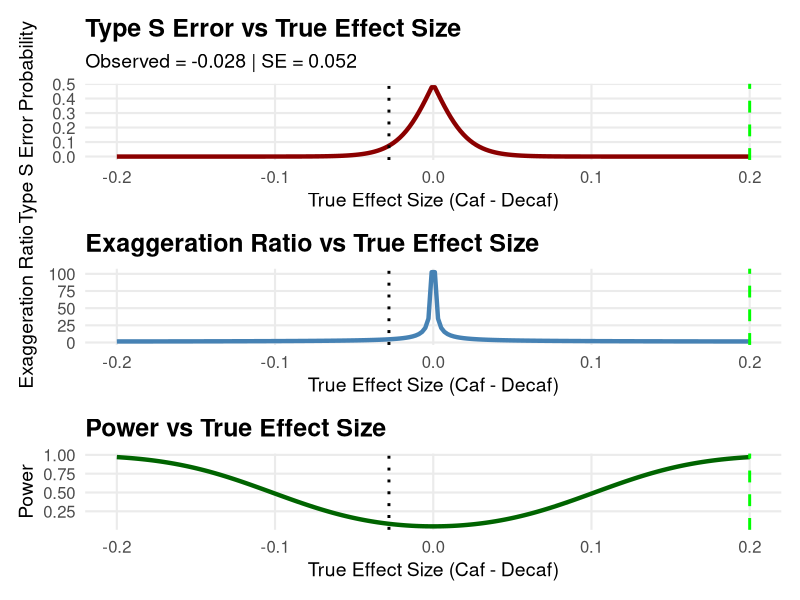

The R script that drew this image:
## ---- chunk 1
suppressPackageStartupMessages({
  library(ggplot2)
  library(patchwork)
})

# Define retrodesign closed-form function
retro_design_closed_form <- function(effect, se, alpha = 0.05) {
  z_alpha <- qnorm(1 - alpha / 2)
  # Power calculation
  power <- 1 - pnorm(z_alpha, mean = abs(effect) / se) + pnorm(-z_alpha, mean = abs(effect) / se)
  # Type S error probability
  type_s <- pnorm(-z_alpha, mean = abs(effect) / se) / power
  # Exaggeration ratio (Type M)
  exaggeration <- (abs(effect) / se + z_alpha) / (abs(effect) / se)
  return(list(power = power, type_s = type_s, type_m = exaggeration))
}

# Posterior-based inputs
observed_effect <- -0.028  # Posterior mean RD
assumed_effect <- 0.20     # Hypothetical clinically meaningful effect
se <- 0.052                # Posterior SD

# Compute retrodesign metrics for observed and assumed effects
power_observed <- retro_design_closed_form(observed_effect, se)$power
power_assumed <- retro_design_closed_form(assumed_effect, se)$power
type_s_observed <- retro_design_closed_form(observed_effect, se)$type_s
type_m_observed <- retro_design_closed_form(observed_effect, se)$type_m

# Print interpretation
cat("Observed Effect:", observed_effect, "
")
cat("Power (Observed):", round(power_observed, 3), "
")
cat("Type S Error (Observed):", round(type_s_observed, 3), "
")
cat("Type M Error (Observed):", round(type_m_observed, 3), "
")

# Range of true effects for visualization
true_effects <- seq(-0.20, 0.20, length.out = 200)
retro <- retro_design_closed_form(true_effects, se)

# Build data frame for plotting
df <- data.frame(
  TrueEffect = true_effects,
  Power = retro$power,
  TypeS = retro$type_s,
  Exaggeration = retro$type_m
)

# Custom theme
custom_theme <- theme_minimal(base_size = 16) +
  theme(plot.title = element_text(face = "bold", size = 18),
        plot.subtitle = element_text(size = 14),
        axis.title = element_text(size = 14),
        axis.text = element_text(size = 12),
        panel.grid.minor = element_blank())

# Panel 1: Type S Error
p1 <- ggplot(df, aes(x = TrueEffect, y = TypeS)) +
  geom_line(color = "darkred", size = 1.5) +
  geom_vline(xintercept = assumed_effect, linetype = "dashed", color = "green", size = 1) +
  geom_vline(xintercept = observed_effect, linetype = "dotted", color = "black", size = 1) +
  labs(title = "Type S Error vs True Effect Size",
       subtitle = paste("Observed =", observed_effect, "| SE =", round(se, 4)),
       x = "True Effect Size (Caf - Decaf)",
       y = "Type S Error Probability") +
  custom_theme

# Panel 2: Exaggeration Ratio
p2 <- ggplot(df, aes(x = TrueEffect, y = Exaggeration)) +
  geom_line(color = "steelblue", size = 1.5) +
  geom_vline(xintercept = assumed_effect, linetype = "dashed", color = "green", size = 1) +
  geom_vline(xintercept = observed_effect, linetype = "dotted", color = "black", size = 1) +
  labs(title = "Exaggeration Ratio vs True Effect Size",
       x = "True Effect Size (Caf - Decaf)",
       y = "Exaggeration Ratio") +
  custom_theme

# Panel 3: Power
p3 <- ggplot(df, aes(x = TrueEffect, y = Power)) +
  geom_line(color = "darkgreen", size = 1.5) +
  geom_vline(xintercept = assumed_effect, linetype = "dashed", color = "green", size = 1) +
  geom_vline(xintercept = observed_effect, linetype = "dotted", color = "black", size = 1) +
  labs(title = "Power vs True Effect Size",
       x = "True Effect Size (Caf - Decaf)",
       y = "Power") +
  custom_theme

# Combine panels
combined_plot <- p1 / p2 / p3
combined_plot
